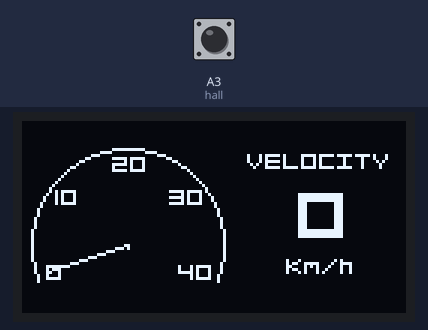
Bench run of a sketch on a simulated Arduino Uno, built with avr-gcc and run on an emulated ATmega328P. Parts: 128×64 one-colour display. Inputs (shaded band) come from the test bench; at power-on: A3 (hall) HIGH. What the sketch prints to the serial monitor is not drawn.

Above: at 1.3 s.
1.4 s: A3 (hall) pulsed LOW 5 times (0.12 s each, 0.3 s apart)
At 3.8 s:
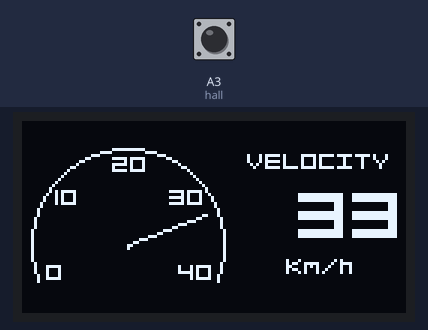
4.4 s: A3 (hall) driven LOW
At 5.2 s:
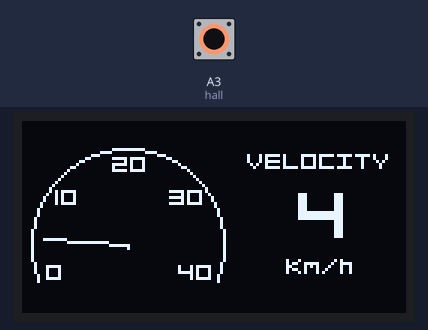
Timing chart, 0 to 7.4 s (numbered marks = the images above; inputs shaded):
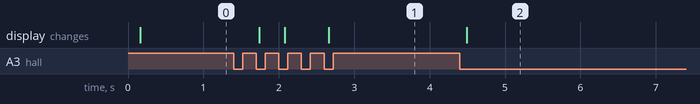

Measured:
- after the input at 1.4 s, the display: changes after 0.34 s (image 1)
- after the input at 4.4 s, the display: changes after 0.09 s (image 2)

The sketch:

velocimeter.ino
```cpp
#include <Wire.h>
#include <Adafruit_GFX.h>
#include <Adafruit_SSD1306.h>
#include <Fonts/Org_01.h>

#define hall A3
#define wheelradius 37  //the distance in centimeters from de center of the wheel to the ground
#define pi 3.141592
#define OLED_RESET -1

int velocity;
float frequency;
unsigned long time1 = 0;
unsigned long time2 = 0;
int norepeat = 0;

Adafruit_SSD1306 display(128, 64, &Wire, OLED_RESET);
static const unsigned char PROGMEM image_paint_6_bits[] = { 0x80 };
int x2, y2;
void drawScreen_1(int vel);


void setup() {
  pinMode(hall, INPUT);
  display.begin(SSD1306_SWITCHCAPVCC, 0x3C);
  Serial.begin(9600);
  delay(100);
}

void loop() {

  if (digitalRead(hall) == LOW && norepeat == 0) {  //registers the time when a magnet is detected
    norepeat = 1;
    time2 = time1;
    time1 = millis();
  } else if (digitalRead(hall) == HIGH) {
    norepeat = 0;
  }

  //calculating the frequency
  if (time1 == 0 || time2 == 0) {  //when the bike isnt moving at the start
    frequency = 0;
  } else {
    frequency = (1.0 / (float)(time1 - time2)) * 1000;  // frequency in Hz;
  }

  //when the bike isnt moving during the session
  if ((millis() - time1) / 1000.0 > 3.3) {
    frequency = 0;
  }

  velocity = 2 * pi * (wheelradius * 0.01) * frequency * 3.6;  //velocity in km/h

  Serial.print("VELOCIDADE: ");
  Serial.print(velocity);
  Serial.println();

  drawScreen_1(velocity);

  delay(50);
}

//screen made with Lopaka
void drawScreen_1(int vel) {
  display.clearDisplay();

  display.drawCircle(35, 41, 32, 1);

  display.setTextColor(1);
  display.setTextWrap(false);
  display.setFont(&Org_01);

  display.setCursor(75, 15);
  display.print("VELOCITY");

  display.setCursor(88, 50);
  display.print("Km/h");

  display.setTextSize(3);
  display.setCursor(81 + 11, 36);
  display.print(vel);

  display.fillRect(-1, 54, 73, 10, 0);

  display.drawBitmap(35, 42, image_paint_6_bits, 1, 1, 1);

  display.setTextSize(1);
  display.setCursor(30, 16);
  display.print("20");
  display.setCursor(8, 52);
  display.print("0");
  display.setCursor(52, 52);
  display.print("40");
  display.setCursor(11, 27);
  display.print("10");
  display.setCursor(49, 27);
  display.print("30");

  x2 = 28 * cos((199.0 - 5.45 * vel) * (pi / 180.0)) + 35;
  y2 = -28 * sin((199.0 - 5.45 * vel) * (pi / 180.0)) + 41;
  display.drawLine(x2, y2, 35, 41, 1);

  display.display();
}
```
